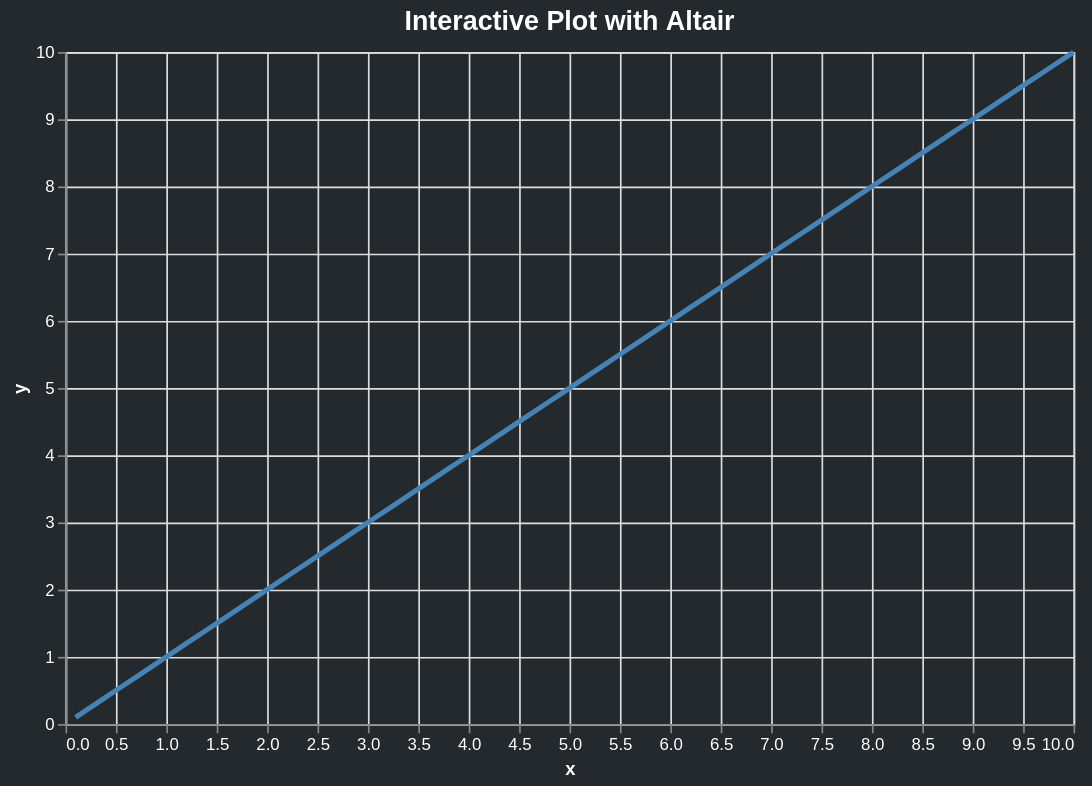

The code cell stored with this chart in its notebook:
### Markdown cell above
# Other Packages
## Altair

Altair is a declarative statistical visualization library for Python, based on Vega and Vega-Lite visualization grammars.

Its primary features:

- Declarative (which is a kind of grammar)
- Interactive
- Loosely based on the Javascript Vega library

### Code cell
import altair as alt

# Create a DataFrame for Altair
x = np.linspace(0.1, 10, 100)  # Avoid x=0 to prevent issues with exponentiation
df = pd.DataFrame({'x': x})

# Create a slider for the parameter 'a'
slider = alt.binding_range(min=0.1, max=5, step=0.1)
slider_param = alt.param(name='a', value=1, bind=slider)

# Create the Altair chart with detailed comments
chart = alt.Chart(df).mark_line(strokeWidth=3).encode(
  # Specify the x-axis encoding using the 'x' column from the DataFrame
  x='x',
  # Specify the y-axis encoding with a quantitative type and a custom title
  y=alt.Y('y:Q', title='y'),
  # Use a tooltip to display the x and y values when hovering over the line
  tooltip=[alt.Tooltip('x:Q', title='x-value'), alt.Tooltip('y:Q', title='y-value')],
).transform_calculate(
  # Use a JavaScript expression to calculate the y-values dynamically
  # 'datum.x' refers to the x-values in the DataFrame, and 'a' is the parameter controlled by the slider
  y='pow(datum.x, a)',
  legend_text='"y = x^" + a'  # Generate legend text dynamically
).add_params(
  # Add the slider parameters to the chart, allowing interactive control of the 'a' value
  slider_param
).properties(
  # Set the width and height of the chart for better visualization
  width=600,
  height=400,
  title='Interactive Plot with Altair'
).configure(
  # Configure the chart's background and other visual properties
  background=primary_background,
  title={
      'color': primary_foreground,
      'fontSize': 16
  },
  axis={
      'labelColor': primary_foreground,
      'titleColor': primary_foreground
  },
  legend={
      'labelColor': primary_foreground,
      'titleColor': primary_foreground
  }
).encode(
  # Add a legend with the formula as text
  color=alt.value('steelblue'),
  tooltip=[alt.Tooltip('y:Q', title='y-value')],
)

# Display the chart
chart.show()

### Figure 1 — Vega-Lite specification as saved in the notebook (floating-point values rounded to 4 significant figures)
{"config": {"view": {"continuousWidth": 300, "continuousHeight": 300}, "axis": {"labelColor": "#ffffff", "titleColor": "#ffffff"}, "background": "#24292e", "legend": {"labelColor": "#ffffff", "titleColor": "#ffffff"}, "title": {"color": "#ffffff", "fontSize": 16}}, "data": {"name": "data-240cfed4ec61c944baed4cb8ddecd7e1"}, "mark": {"type": "line", "strokeWidth": 3}, "encoding": {"color": {"value": "steelblue"}, "tooltip": [{"field": "y", "title": "y-value", "type": "quantitative"}], "x": {"field": "x", "type": "quantitative"}, "y": {"field": "y", "title": "y", "type": "quantitative"}}, "height": 400, "params": [{"name": "a", "bind": {"input": "range", "max": 5, "min": 0.1, "step": 0.1}, "value": 1}], "title": "Interactive Plot with Altair", "transform": [{"calculate": "pow(datum.x, a)", "as": "y"}, {"calculate": "\"y = x^\" + a", "as": "legend_text"}], "width": 600, "$schema": "https://vega.github.io/schema/vega-lite/v5.20.1.json", "datasets": {"data-240cfed4ec61c944baed4cb8ddecd7e1": [{"x": 0.1}, {"x": 0.2}, {"x": 0.3}, {"x": 0.4}, {"x": 0.5}, {"x": 0.6}, {"x": 0.7}, {"x": 0.8}, {"x": 0.9}, {"x": 1.0}, {"x": 1.1}, {"x": 1.2}, {"x": 1.3}, {"x": 1.4}, {"x": 1.5}, {"x": 1.6}, {"x": 1.7}, {"x": 1.8}, {"x": 1.9}, {"x": 2.0}, {"x": 2.1}, {"x": 2.2}, {"x": 2.3}, {"x": 2.4}, {"x": 2.5}, {"x": 2.6}, {"x": 2.7}, {"x": 2.8}, {"x": 2.9}, {"x": 3.0}, {"x": 3.1}, {"x": 3.2}, {"x": 3.3}, {"x": 3.4}, {"x": 3.5}, {"x": 3.6}, {"x": 3.7}, {"x": 3.8}, {"x": 3.9}, {"x": 4.0}, {"x": 4.1}, {"x": 4.2}, {"x": 4.3}, {"x": 4.4}, {"x": 4.5}, {"x": 4.6}, {"x": 4.7}, {"x": 4.8}, {"x": 4.9}, {"x": 5.0}, {"x": 5.1}, {"x": 5.2}, {"x": 5.3}, {"x": 5.4}, {"x": 5.5}, {"x": 5.6}, {"x": 5.7}, {"x": 5.8}, {"x": 5.9}, {"x": 6.0}, {"x": 6.1}, {"x": 6.2}, {"x": 6.3}, {"x": 6.4}, {"x": 6.5}, {"x": 6.6}, {"x": 6.7}, {"x": 6.8}, {"x": 6.9}, {"x": 7.0}, {"x": 7.1}, {"x": 7.2}, {"x": 7.3}, {"x": 7.4}, {"x": 7.5}, {"x": 7.6}, {"x": 7.7}, {"x": 7.8}, {"x": 7.9}, {"x": 8.0}, {"x": 8.1}, {"x": 8.2}, {"x": 8.3}, {"x": 8.4}, {"x": 8.5}, {"x": 8.6}, {"x": 8.7}, {"x": 8.8}, {"x": 8.9}, {"x": 9.0}, {"x": 9.1}, {"x": 9.2}, {"x": 9.3}, {"x": 9.4}, {"x": 9.5}, {"x": 9.6}, {"x": 9.7}, {"x": 9.8}, {"x": 9.9}, {"x": 10.0}]}}
